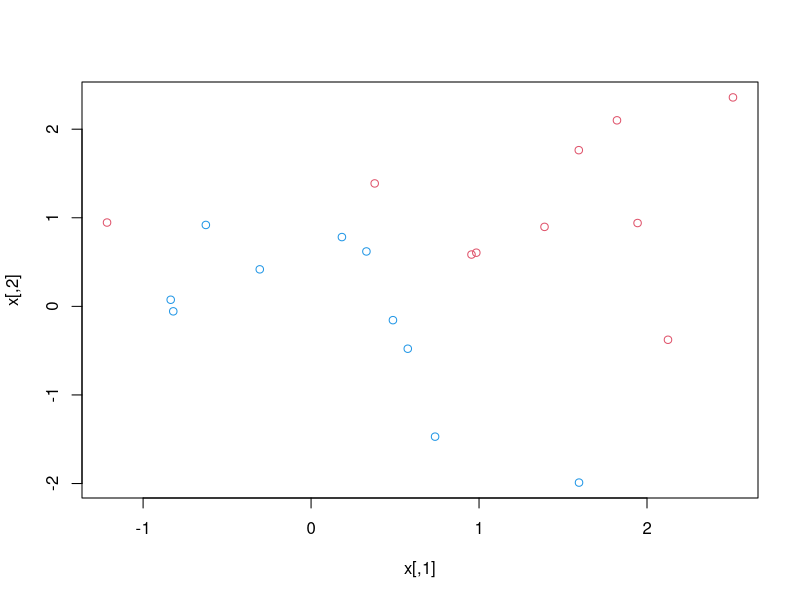
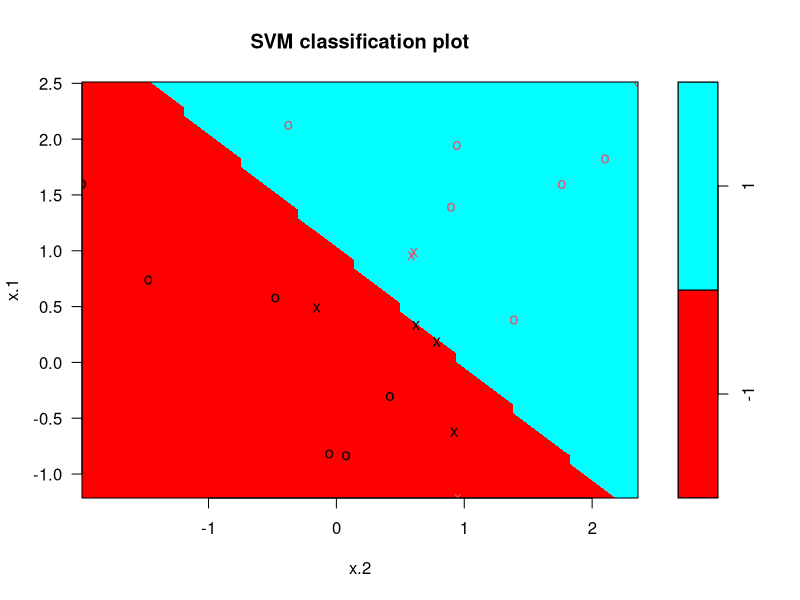
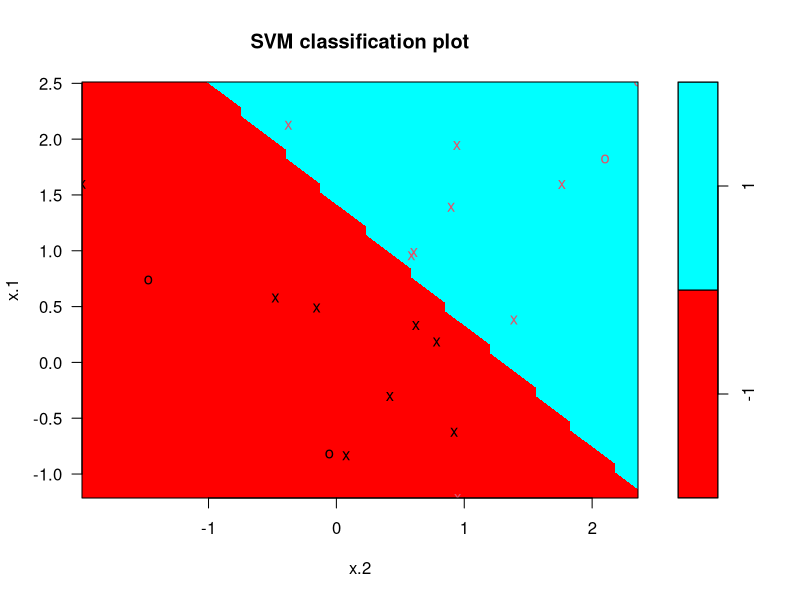
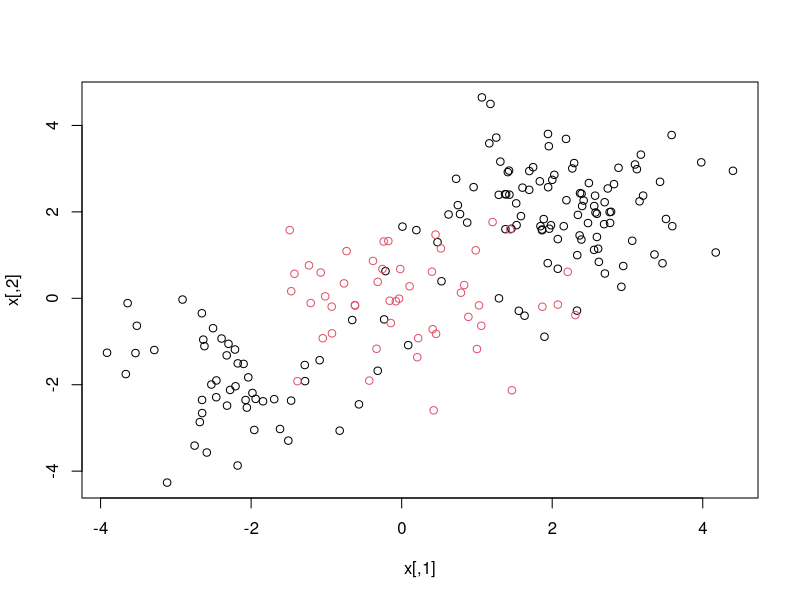
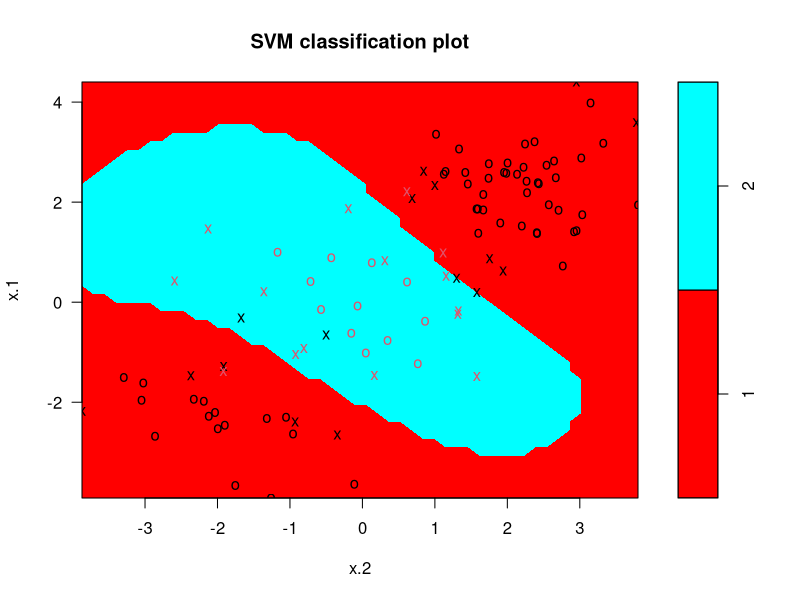
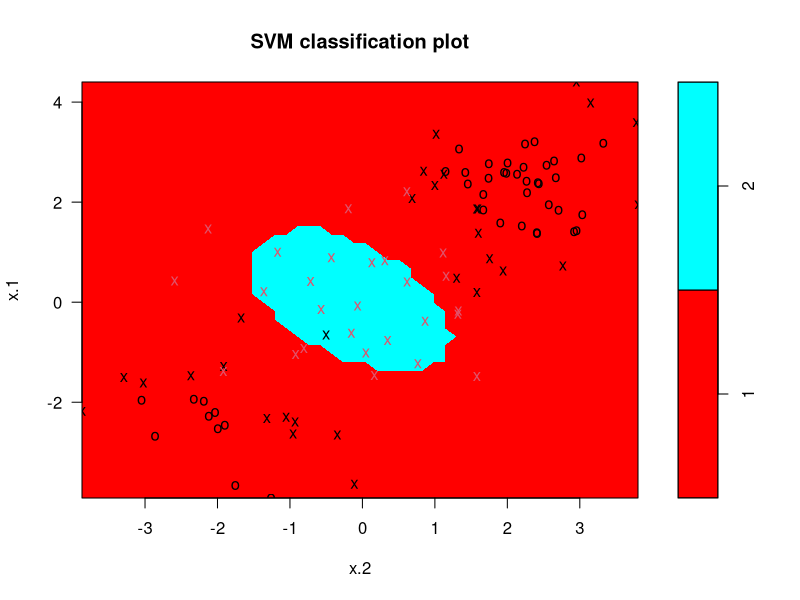

Reproduce these figures in R, in order. (Note: this script raises an error after producing the figures.)
# We create our own data.
set.seed(1)

x = matrix(rnorm(20*2), ncol = 2)

y <- c(rep(-1, 10), rep(1, 10))

x[y == 1, ] = x[y==1, ] + 1

#Col attribute here allows us to separate the data on the plot based on the y value.
plot(x, col = (3-y))

library(e1071)

#Factors are variables in R which take on a limited number of different values; such variables are often referred to as categorical variables.
data = data.frame(x=x, y = as.factor(y))

### LINEAR SVM ###

svm.fit = svm(y ~ ., data = data, kernel = 'linear', cost = 10, scale = FALSE)

#color.palette will make the SVM plot look neat.
plot(svm.fit, data, color.palette = rainbow)

#Summary of the SVM Model
summary(svm.fit)

#Changing the cost parameter.
svm.fit2 = svm(y ~ ., data = data, kernel = 'linear', cost = 0.1, scale = FALSE)
plot(svm.fit2, data, color.palette = rainbow)

summary(svm.fit2)

#Cost effect on margin
set.seed(1)
tune.out <- tune(svm, y ~ ., data = data, kernel = 'linear',
                 ranges = list(cost = c(0.001, 0.01, 0.1, 1, 5, 10 ,100)))

summary(tune.out)

#Simulating another test dataset
set.seed(2)

xtest = matrix(rnorm(20*2), ncol = 2)

ytest <- c(rep(-1, 10), rep(1, 10))

xtest[ytest == 1, ] = x[ytest ==1, ] + 1

testdata = data.frame(x=xtest, y=as.factor(ytest))

#Prediction on the test data
yhat = predict(tune.out$best.model, testdata)

#Install caret :)
library(caret)

confusionMatrix(yhat, testdata$y)

### NON LINEAR SVM ###

#Generating data once again.

set.seed (1)
x <- matrix(rnorm(200*2), ncol=2)

x[1:100,] = x[1:100,]+2
x[101:150,] = x[101:150,]-2

y <- c(rep(1,150),rep(2,50))
data <- data.frame(x=x,y=as.factor(y))
plot(x, col=y)

train <- sample(200,100)
svm.fit = svm(y ~., data= data[train,], kernel = 'radial', gamma = 1, cost = 1)

plot(svm.fit, data[train, ], color.palette = rainbow)

summary(svm.fit)

yhat = predict(svm.fit, data[-train, ])
confusionMatrix(yhat, data[-train, 'y'])

#Reducing the cost, overfits the data. It will reduce training error but increases the generalization error.
svm.fit2 = svm(y ~., data[train, ], kernel = 'radial', gamma = 1, cost = 1e-1) 
plot(svm.fit2, data[train, ], color.palette = rainbow)

#Tuning the model for best cost.
set.seed(1)

tune.out <- tune(svm, y ~., data=dat[train,],
                 kernel='radial',
                 ranges = list(cost=c(0.1,1,10,100,1000),
                               gamma=c(0.5, 1,2,3,4)))

# Best parameters turn out to be gamma = 0.5, cost = 1.
summary(tune.out)

yhat <- predict(tune.out$best.model, dat[-train,])
confusionMatrix(yhat, dat[-train, 'y'])

### ROC Curves ###

library(ROCR)
